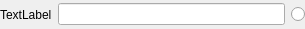
<?xml version="1.0" encoding="UTF-8"?>
<ui version="4.0">
 <class>ColorVal</class>
 <widget class="QWidget" name="ColorVal">
  <property name="geometry">
   <rect>
    <x>0</x>
    <y>0</y>
    <width>305</width>
    <height>29</height>
   </rect>
  </property>
  <property name="sizePolicy">
   <sizepolicy hsizetype="Preferred" vsizetype="MinimumExpanding">
    <horstretch>0</horstretch>
    <verstretch>0</verstretch>
   </sizepolicy>
  </property>
  <property name="windowTitle">
   <string notr="true">Form</string>
  </property>
  <property name="autoFillBackground">
   <bool>false</bool>
  </property>
  <layout class="QHBoxLayout" name="horizontalLayout">
   <property name="leftMargin">
    <number>0</number>
   </property>
   <property name="topMargin">
    <number>0</number>
   </property>
   <property name="rightMargin">
    <number>0</number>
   </property>
   <property name="bottomMargin">
    <number>0</number>
   </property>
   <item>
    <widget class="QLabel" name="valLabel">
     <property name="sizePolicy">
      <sizepolicy hsizetype="Preferred" vsizetype="MinimumExpanding">
       <horstretch>0</horstretch>
       <verstretch>0</verstretch>
      </sizepolicy>
     </property>
     <property name="text">
      <string notr="true">TextLabel</string>
     </property>
    </widget>
   </item>
   <item>
    <widget class="QLineEdit" name="colorW"/>
   </item>
   <item>
    <widget class="QRadioButton" name="showVal">
     <property name="sizePolicy">
      <sizepolicy hsizetype="Fixed" vsizetype="Fixed">
       <horstretch>0</horstretch>
       <verstretch>0</verstretch>
      </sizepolicy>
     </property>
     <property name="text">
      <string/>
     </property>
    </widget>
   </item>
  </layout>
 </widget>
 <resources/>
 <connections/>
</ui>
